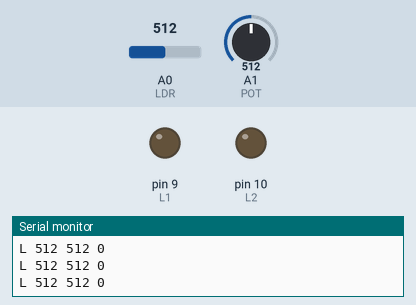
Bench run of a sketch on a simulated Arduino Uno, built with avr-gcc and run on an emulated ATmega328P. On the bench: output pins drawn as LEDs (lit = HIGH), the last lines printed to the serial monitor. The test bench sets the inputs (shaded band); at power-on: A1 (POT) = 512, A0 (LDR) = 512.

Above: at 1.2 s.
1.3 s: A1 (POT) set to 528
At 2.9 s:
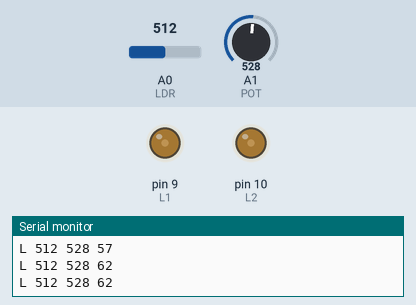
4.0 s: A0 (LDR) set to 306
At 8.9 s:
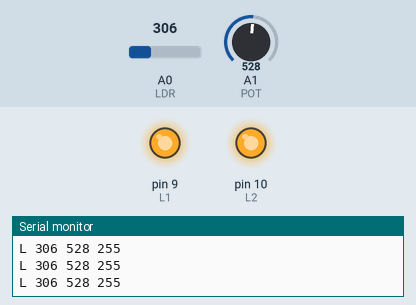
10.0 s: A0 (LDR) set to 511
At 12.04 s:
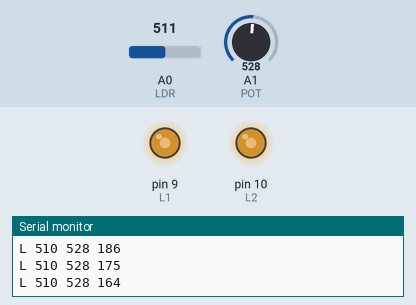
13.0 s: A1 (POT) set to 306
Timing chart, 0 to 16.7 s (numbered marks = the images above; inputs shaded):
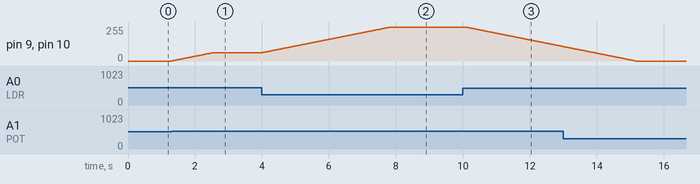

Measured:
- the behaviour switches between 512 and 513 on A1 (POT) (found by bisection; images 0 and 1)
- after the input at 1.3 s, pin 9 (L1), pin 10 (L2): moves from 0/255 to 62/255 over 1.2 s, starting at once
- after the input at 4.0 s, pin 9 (L1), pin 10 (L2): moves from 62/255 to 255/255 over 3.8 s, starting at once
- after the input at 10.0 s, pin 9 (L1), pin 10 (L2): moves from 255/255 to 109/255 over 2.9 s, starting after 0.08 s

The sketch:

lampada.ino
```cpp
// UNO Lab — progetto "lampada": luce notturna automatica. Funziona anche senza telefono.
// Collegamenti:
//   fotoresistenza: riga + -> fotoresistenza -> A0 -> resistenza 10 kohm -> riga –
//   potenziometro (sensibilità): esterni -> riga + e riga –, centrale -> A1
//   2 LED bianchi -> pin 9 e pin 10 (piedino corto -> 220 ohm -> riga –)
//   5V della UNO -> riga +, GND -> riga –
// Quando la luce scende sotto la soglia scelta con la manopola, i LED si accendono piano piano.
// Invio: "L <luce 0-1023> <soglia 0-1023> <luminosità LED 0-255>"
#include <Arduino.h>

const char* ID = "lampada";
const int LDR = A0, POT = A1, L1 = 9, L2 = 10;

float media = 512;
int liv = 0;
unsigned long t0 = 0, tInvio = 0;
char buf[24];
byte len = 0;

void comando(char* c) {
  if (strcmp(c, "ID?") == 0) { Serial.print("ID "); Serial.println(ID); return; }
  if (c[0]) Serial.println("ERR cmd");
}

void setup() {
  pinMode(L1, OUTPUT); pinMode(L2, OUTPUT);
  Serial.begin(115200);
  Serial.print("READY "); Serial.println(ID);
  media = analogRead(LDR);
}

void loop() {
  while (Serial.available()) {
    char ch = Serial.read();
    if (ch == '\n' || ch == '\r') { buf[len] = 0; comando(buf); len = 0; }
    else if (len < sizeof(buf) - 1) buf[len++] = ch;
  }
  if (millis() - t0 < 20) return;
  t0 = millis();
  media = media * 0.9 + analogRead(LDR) * 0.1;          // ignora le ombre veloci
  int soglia = analogRead(POT);
  int obiettivo = 0;
  if (media < soglia) obiettivo = constrain(map((long)(soglia - media), 0, 150, 40, 255), 40, 255);
  if (liv < obiettivo) liv++;                             // accensione e spegnimento dolci
  else if (liv > obiettivo) liv--;
  analogWrite(L1, liv); analogWrite(L2, liv);
  if (millis() - tInvio > 200) {
    tInvio = millis();
    Serial.print("L "); Serial.print((int)media); Serial.print(' '); Serial.print(soglia); Serial.print(' '); Serial.println(liv);
  }
}
```
